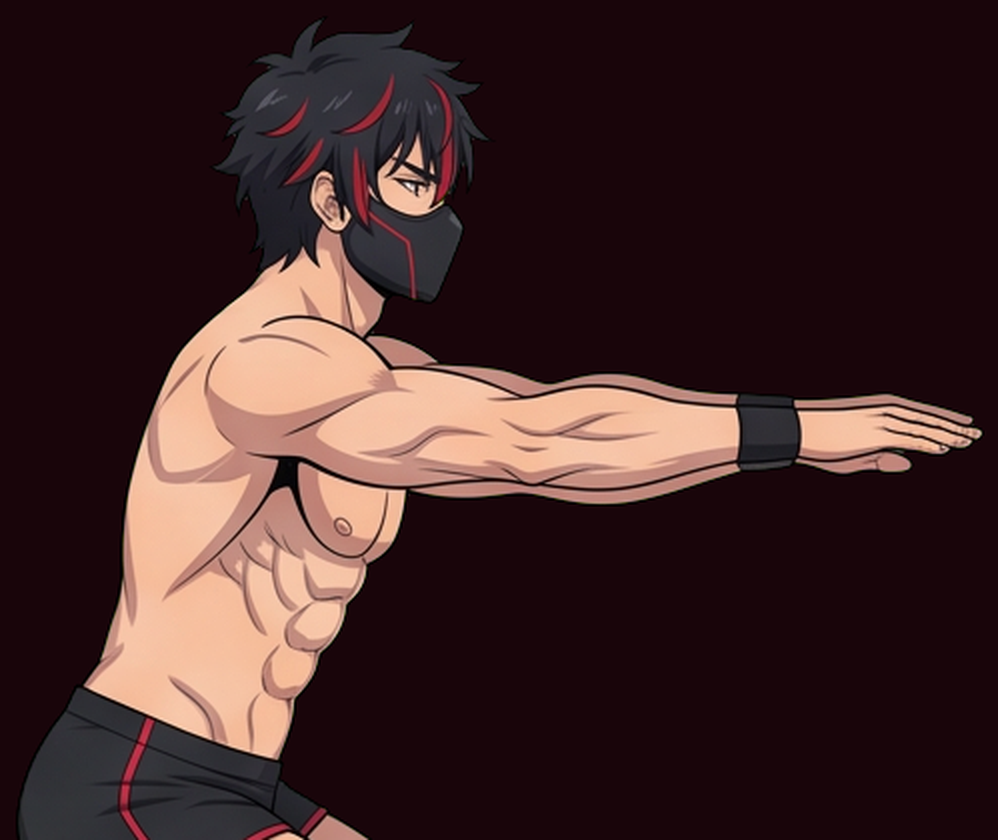
#> input picture sprites2d/cutcheck.png, 998 x 840 px; its folder holds only this picture in this run
$ python cut8.py cutcheck.png g1.png 5 5
#> lines starting #> are read from the running program, lines starting #| are printed output that depends on the picture
import numpy as np, sys, json
from PIL import Image
from scipy import ndimage as ndi
src=sys.argv[1]; prefix=sys.argv[2]; rows,cols=int(sys.argv[3]),int(sys.argv[4])
im=np.array(Image.open(src).convert('RGB')).astype(np.float32)
r,g,b=im[...,0],im[...,1],im[...,2]
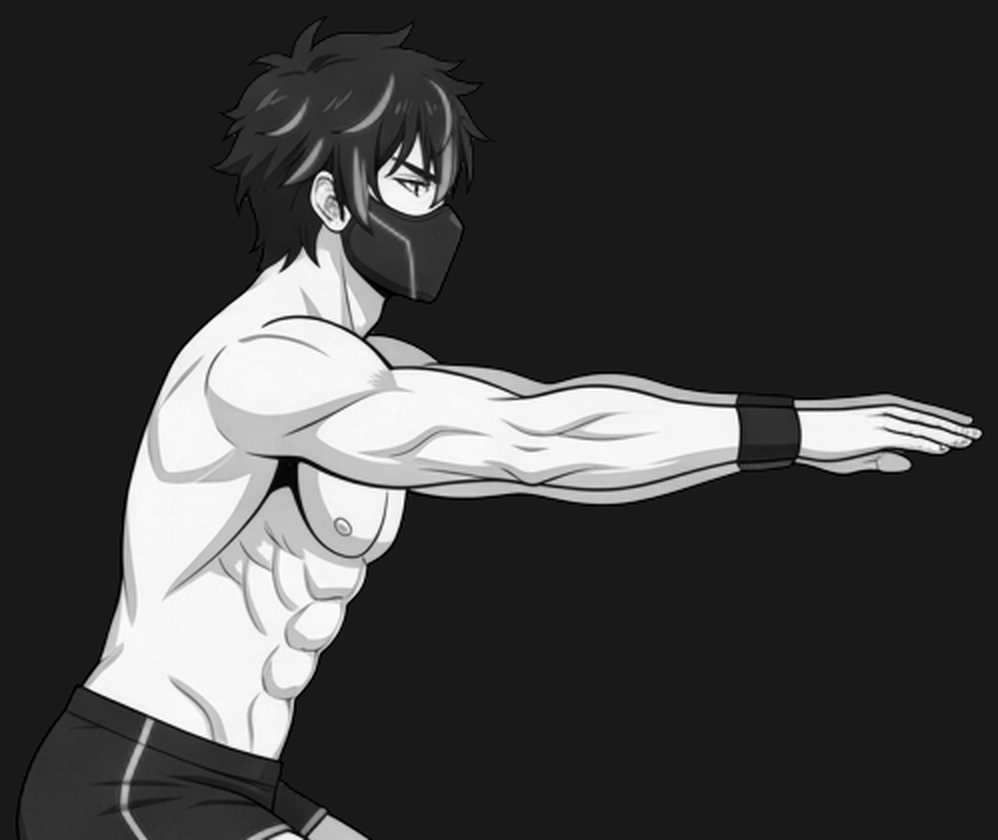
#> r: shape (840, 998) float32; min 0, max 255, mean 64
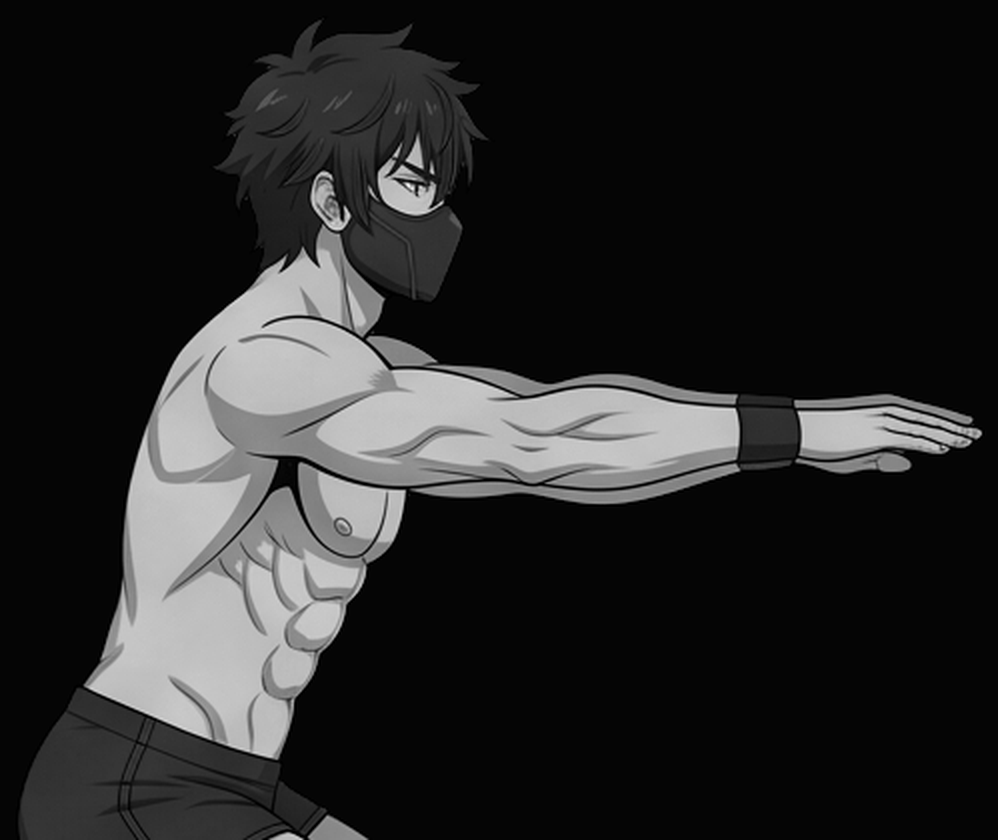
#> g: shape (840, 998) float32; min 0, max 255, mean 39.3
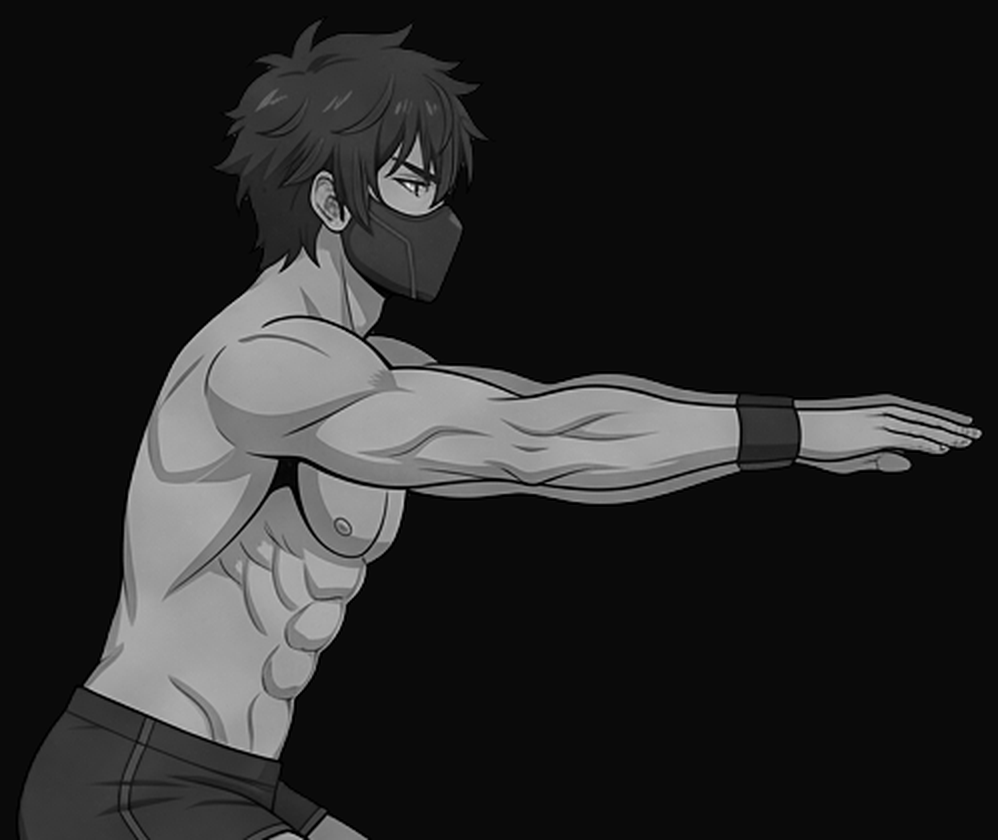
#> b: shape (840, 998) float32; min 0, max 255, mean 39
mx=np.maximum(r,b)
spill=g-mx                       # green dominance
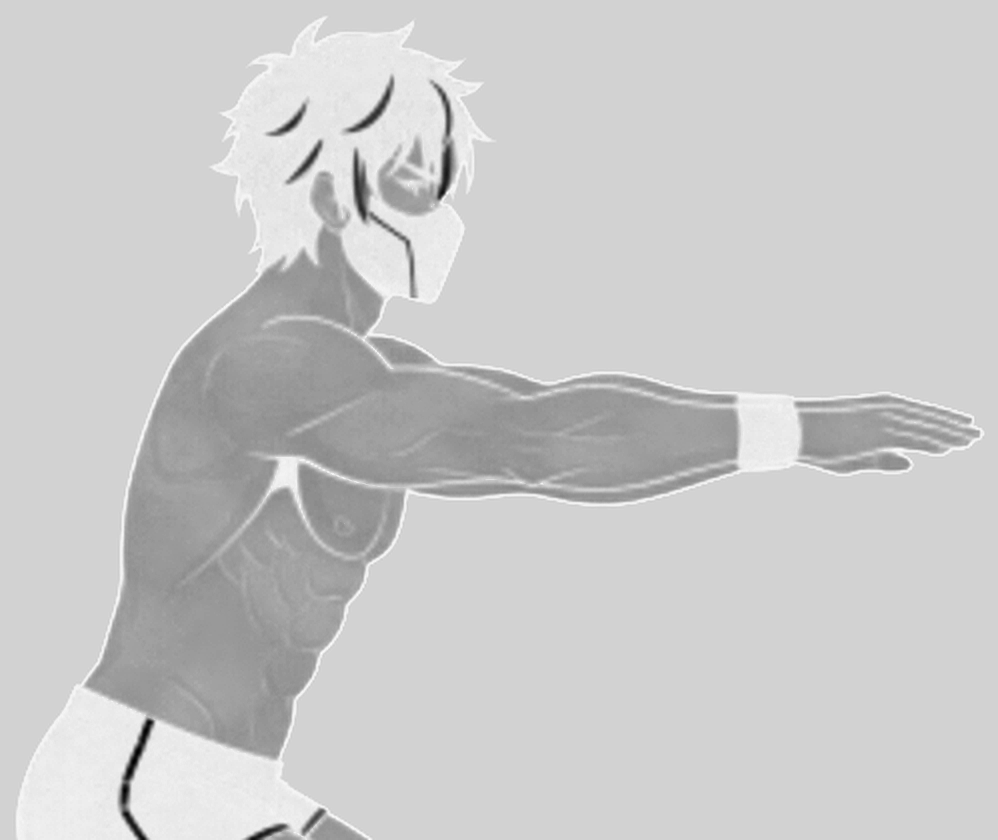
#> spill: shape (840, 998) float32; min -149, max 7, mean -25.21; drawn with min black and max white
a=1-np.clip((spill-25)/(90-25),0,1)   # 0 on pure green, 1 on character
#> a: shape (840, 998) float32; every value is 1
# despill: limit green to max(r,b) near edges
g2=np.where(spill>0,mx+np.clip(spill,0,None)*0.0,g)
out=np.dstack([r,g2,b,a*255]).clip(0,255).astype(np.uint8)
# remove tiny specks
solid=a>0.5
#> solid: shape (840, 998) bool; every value is 1
lab,n=ndi.label(solid); sizes=ndi.sum(solid,lab,range(1,n+1))
#> after `lab, n = ndi.label(solid)`: lab: shape (840, 998) int32; every value is 1
#> after `lab, n = ndi.label(solid)`: n = 1
#> after `sizes = ndi.sum(solid, lab, range(1, n + 1))`: sizes = [838320]
H,W=a.shape
#> H = 840; W = 998
cells={}
cw=W/cols; rowh=H/rows
#> after `cw = W / cols`: cw = 199.6
#> after `rowh = H / rows`: rowh = 168
for i,s_ in enumerate(sizes):
  if s_<1500: continue
  ys,xs=np.nonzero(lab==i+1)
  key_=(int(ys.mean()//rowh),int(xs.mean()//cw))
  cells.setdefault(key_,[]).append(i+1)
#> this loop made 1 pass
#> (s_, key_) on pass 1: (838320, (2, 2))
#> after the loop, cells = {(2, 2): [1]}
sprites=[]
for key_ in sorted(cells):
  ls=cells[key_]
  if sum(sizes[l-1] for l in ls)<20000: continue
  m=np.isin(lab,ls); ys,xs=np.nonzero(m)
  sprites.append((ys.min(),ys.max(),xs.min(),xs.max(),ls))
#> this loop made 1 pass
#> (key_, ls) on pass 1: ((2, 2), [1])
#> after the loop, sprites = [(0, 839, 0, 997, [1])]
BOX=[]
for k,(y0,y1,x0,x1,l) in enumerate(sprites):
  m=ndi.binary_dilation(np.isin(lab,l),iterations=6)
  o=out.copy(); o[...,3]=(o[...,3]*m).astype(np.uint8)
  pad=8; crop=Image.fromarray(o).crop((max(0,x0-pad),max(0,y0-pad),min(W,x1+pad),min(H,y1+pad)))
  crop.save(f'{prefix}{k}.png'); print(k,crop.size); BOX.append([int(max(0,x0-pad)),int(max(0,y0-pad)),int(min(W,x1+pad)),int(min(H,y1+pad))])
#> this loop made 1 pass
#> (y0, y1, x0, x1, l, pad) on pass 1: (0, 839, 0, 997, [1], 8)
#| 0 (998, 840)
#> after the loop, BOX = [[0, 0, 998, 840]]
json.dump(BOX,open(prefix+'boxes.json','w'))

$ run again, on sprites2d/k_grid.png
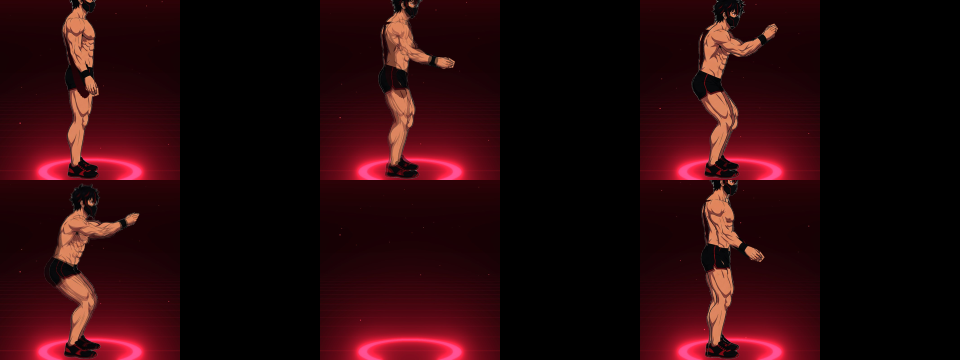
#> input picture sprites2d/k_grid.png, 1920 x 720 px (shown at 1/2 size)
#> `r,g,b=im[...,0],im[...,1],im[...,2]`:
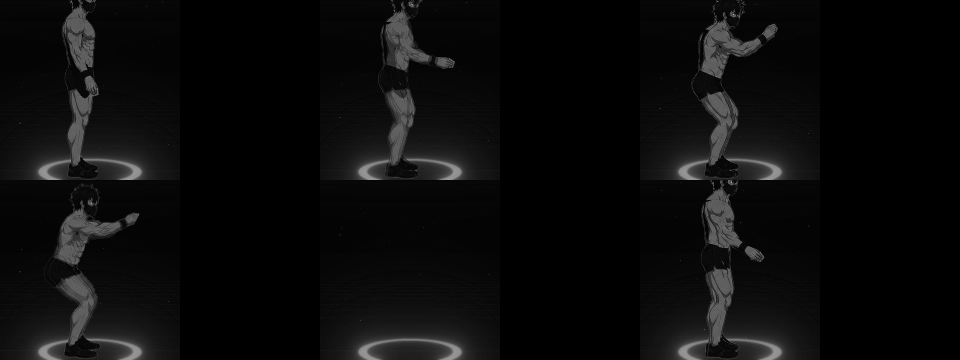
#> b: shape (720, 1920) float32 (shown at 1/2 size); min 0, max 251, mean 11.2
#> `spill=g-mx`:
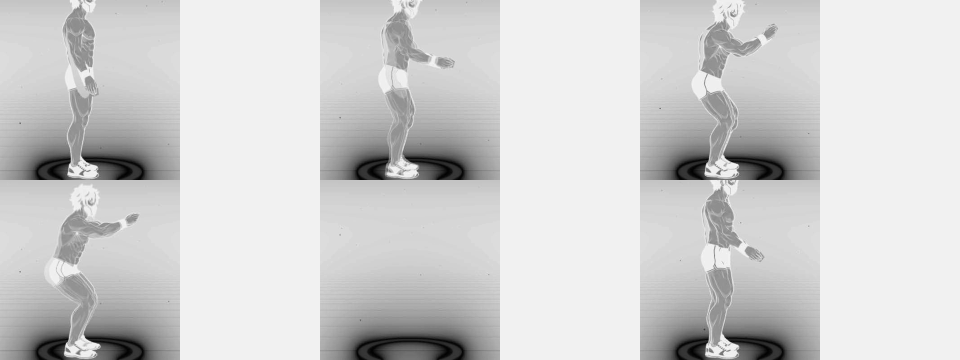
#> spill: shape (720, 1920) float32 (shown at 1/2 size); min -223, max 12, mean -30.89; drawn with min black and max white
#> a: shape (720, 1920) float32; every value is 1
#> solid: shape (720, 1920) bool; every value is 1
#> lab: shape (720, 1920) int32; every value is 1
#> n = 1
#> sizes = [1382400]
#> the loop `for i,s_ in enumerate(sizes):` made 1 pass
#> (s_, key_) on pass 1: (1382400, (2, 2))
#> after the loop `for i,s_ in enumerate(sizes):`: cells = {(2, 2): [1]}
#> the loop `for key_ in sorted(cells):` made 1 pass
#> (key_, ls) on pass 1: ((2, 2), [1])
#> after the loop `for key_ in sorted(cells):`: sprites = [(0, 719, 0, 1919, [1])]
#> the loop `for k,(y0,y1,x0,x1,l) in enumerate(sprites):` made 1 pass
#> (y0, y1, x0, x1, l, pad) on pass 1: (0, 719, 0, 1919, [1], 8)
#> (printed output is left out)
#> after the loop `for k,(y0,y1,x0,x1,l) in enumerate(sprites):`: BOX = [[0, 0, 1920, 720]]
